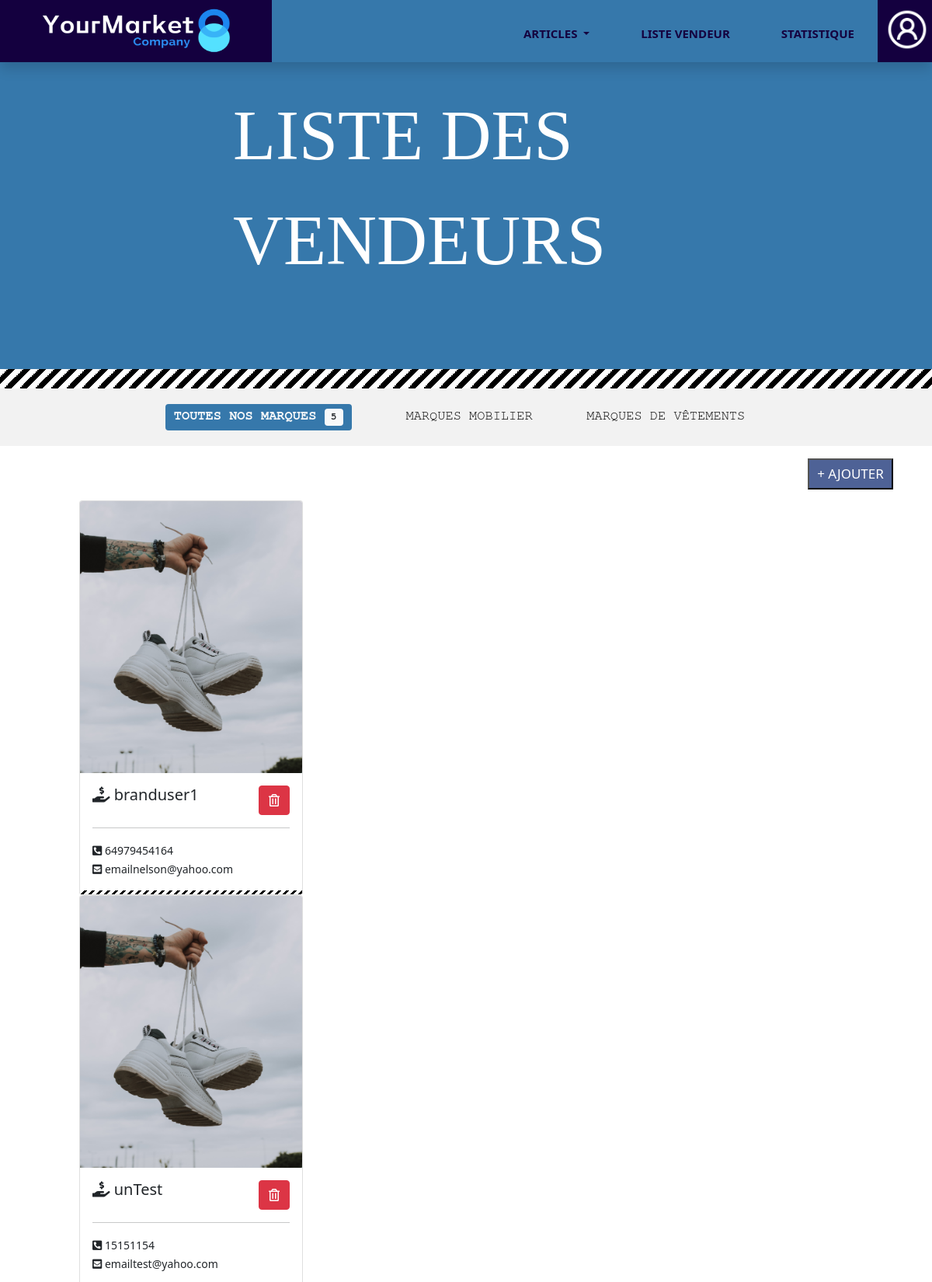
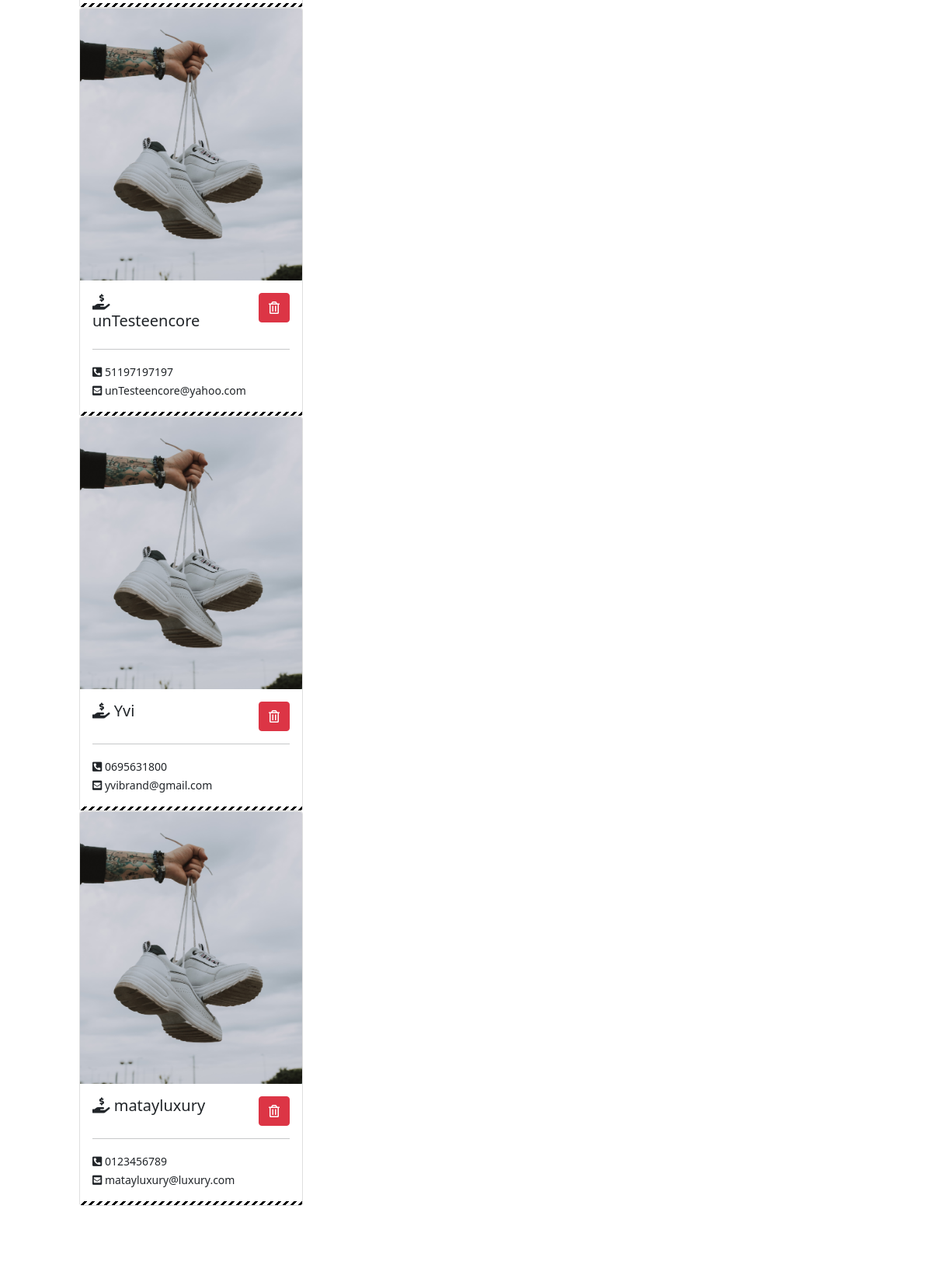
Screenshot of /Front/Admin/listeVendeur.php (upper part) with the database file from the repository (2 pictures, top to bottom).
### tables this page shows
CREATE TABLE IF NOT EXISTS `seller` (
  `id_seller` int(11) NOT NULL AUTO_INCREMENT,
  `brand` varchar(30) NOT NULL,
  `profil_picture` varchar(255) NOT NULL,
  `background` varchar(255) NOT NULL,
  `phone` varchar(255) NOT NULL,
  `email` varchar(255) NOT NULL,
  `passworde` varchar(255) NOT NULL,
  PRIMARY KEY (`id_seller`),
  KEY `id_seller` (`id_seller`)
);

### Front/Admin/listeVendeur.php (the view, shortened to what this page needs)
<?php
    require "head.php";
        include("../../Bdd/cnx.php");
        $queryCountSeller = mysqli_query($con, "select count(id_seller) as totalVendeurs from seller");
        $queryAllSeller = mysqli_query($con, "select brand,profil_picture,background,phone,email from seller");
        if($row = mysqli_fetch_assoc($queryCountSeller)){
                    $total = $row['totalVendeurs'];
        ?>
        <div class="genale_listeVendeur position-relative">
            <div class="texte_style position-absolute top-50 start-50 translate-middle">
                <p class="titre_general_listeVendeur text-uppercase">
                    Liste des vendeurs
                </p>
            </div>
            <div class="class_separation position-absolute bottom-0 start-50 translate-middle-x"></div>
        </div>
        <div class="listeVendeur_details">
            <div class="navbar_listeVendeur">
                <ul class="navbar_listeVendeur_details detail_style centrer">
                    <li><a href="listeVendeur.php" class="badge text-uppercase bg_blue1 text-light">Toutes nos marques <span class="badge bg-light text-dark"><?php echo $total ; ?></span></a> </li>
                    <li><a href="listeVendeurMaison.php" class="text-uppercase">Marques mobilier </a> </li>
                    <li><a href="listeVendeurVetement.php" class="text-uppercase">Marques de vêtements</a></li>
                </ul>
            </div>
        </div>
        <div class="ajouter_vendeur">
            <button class="btn_ajout_vendeur_par_admin text-uppercase" data-bs-toggle="modal" data-bs-target="#ajout_vendeur_par_admin">+ Ajouter</button>
        </div>
        <div class="listeVendeur_total row">
            <div class="col-1"></div>
            <div class="col-10">
                <div class="row">
                <?php
                    for ($i=0; $i<=$total;$i++){
                        if($rowAllSeller = mysqli_fetch_assoc($queryAllSeller)){
                            $brandSeller = $rowAllSeller['brand'];
                            $phoneSeller = $rowAllSeller['phone'];
                            $emailSeller = $rowAllSeller['email'];
                ?>
                    <div class="listeVendeur_un_par_un col-3 mb-5">
                        <div class="card" style="width: 18rem;">
                            <img class="img_listeVendeur_logo card-img-top" src="../../Image/chaussure.png" alt="oreiller">
                            <div class="card-body">
                                <div class="row">
                                    <div class="col-md-8">
                                        <h5 class="card-title"> <i class="fas fa-hand-holding-usd"></i> <?php echo $brandSeller ?></h5>
                                    </div>
                                    <div class="col-md-4">
                                        <a href="#" class="btn btn-danger f_right"><i class="far fa-trash-alt"></i></a>
                                    </div>
                                </div>
                                <hr>
                                <small class="card-title"> <i class="fas fa-phone-square-alt"></i> <?php echo $phoneSeller ?></small><br>
                                <small class="card-title"> <i class="fas fa-envelope-square"></i> <?php echo $emailSeller ?></small>
                            </div>
                            <div class="class_separation2 w-100"></div>
                        </div>
                    <?php
                    }
                }
            }
            ?>
                </div>
            </div>
        </div>
<?php
    include("footer.php");
?>

### Lien/yourmarket.css (style rules this page uses)
.centrer { text-align: center; }
.texte_style { font-family: Impact, fantasy; }
.detail_style { font-family: FreeMono, monospace; }
.class_separation { width: 100%; height: 25px; background: linear-gradient(-45deg, black 25%, white 25%, white 50%, black 50%, black 75%, white 75%, white); background-size:20px 20px; }
.f_right { float: right!important; }
.bg_blue1 { background-color:#3678ab!important; }

### Lien/categorie.css (style rules this page uses)
.class_separation2 { width: 250px; height: 5px; background: linear-gradient(-45deg, black 25%, white 25%, white 50%, black 50%, black 75%, white 75%, white); background-size:10px 10px; }

### Lien/article.css (style rules this page uses)
.navbar_listeVendeur { background-color: #f2f2f2; }
.navbar_listeVendeur { list-style-type: none; }
.navbar_listeVendeur_details li { display: inline-block; padding: 20px 0 20px 0; }
.navbar_listeVendeur_details li a { text-decoration: none; color: black; margin-right: 60px; font-size: 17px; }
.ajouter_vendeur { float: right; }
.btn_ajout_vendeur_par_admin { margin-right: 50px; width: 110px; height: 40px; background-color: #4e6296; font-size: 17px; color: white; }
.genale_listeVendeur { width: 100%; height: 500px; background-color: #3678ab; }
.titre_general_listeVendeur { font-size: 90px; color: white; }
.listeVendeur_total { margin-top: 70px!important; }
.img_listeVendeur_logo { width: 250px; height: 350px; }

### rows the page displays
seller: brand "branduser1", phone "64979454164", email "emailnelson@yahoo.com"
seller: brand "unTest", phone "15151154", email "emailtest@yahoo.com"
seller: brand "unTesteencore", phone "51197197197", email "unTesteencore@yahoo.com"
seller: brand "Yvi", phone "0695631800", email "yvibrand@gmail.com"
seller: brand "matayluxury", phone "0123456789", email "matayluxury@luxury.com"

### other values shown
$total "5"
